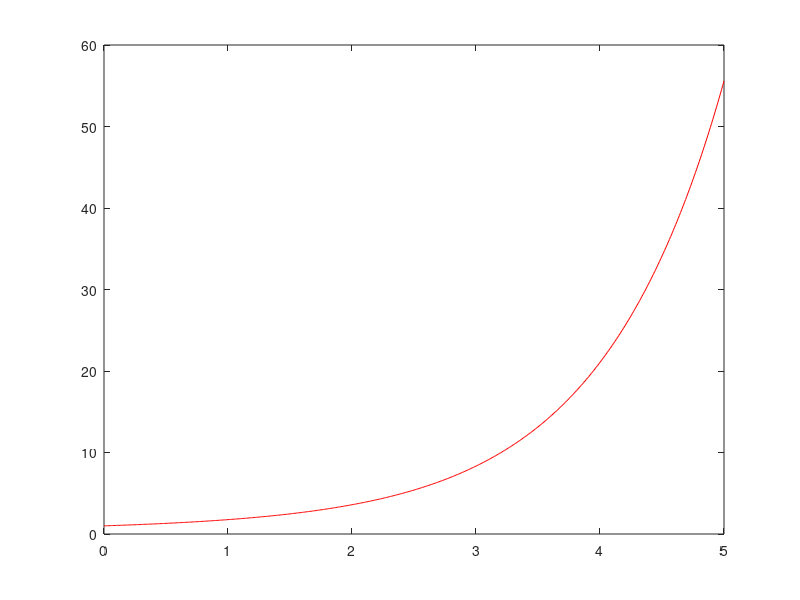

Write the MATLAB code that produced this figure.
clear; clc;

%% Simulate the true system
f = @(t,x) x^2 / (1 + x);
x0 = 1;
tspan = 0:0.01:5;
[t, x] = ode45(f, tspan, x0);
dt = t(2) - t(1);

figure;
plot(t,x,'r-');

%% Estimate dx/dt
dx = gradient(x, dt);

%% Build joint library: Theta(x, dx)
Theta = [dx, x, x.^2, x .* dx, dx.^2, x.^3, x.^2.*dx];
% Theta = Theta./vecnorm(Theta);

labels = {'dx', 'x', 'x^2', 'x*dx', 'dx^2', 'x^3', 'x^2*dx'};

%% Null space: solve Theta * xi = 0
[~, S, V] = svd(Theta, 'econ');
xi = V(:,end);

%% Sparsify
lambda = 0.35;
xi(abs(xi) < lambda) = 0;

%% Display result
fprintf('\n--- Implicit SINDy Recovered Equation ---\n');
terms = find(abs(xi) > 1e-6);
for i = 1:length(terms)
    fprintf('%+.4f * %s ', xi(terms(i)), labels{terms(i)});
end
fprintf(' = 0\n');
